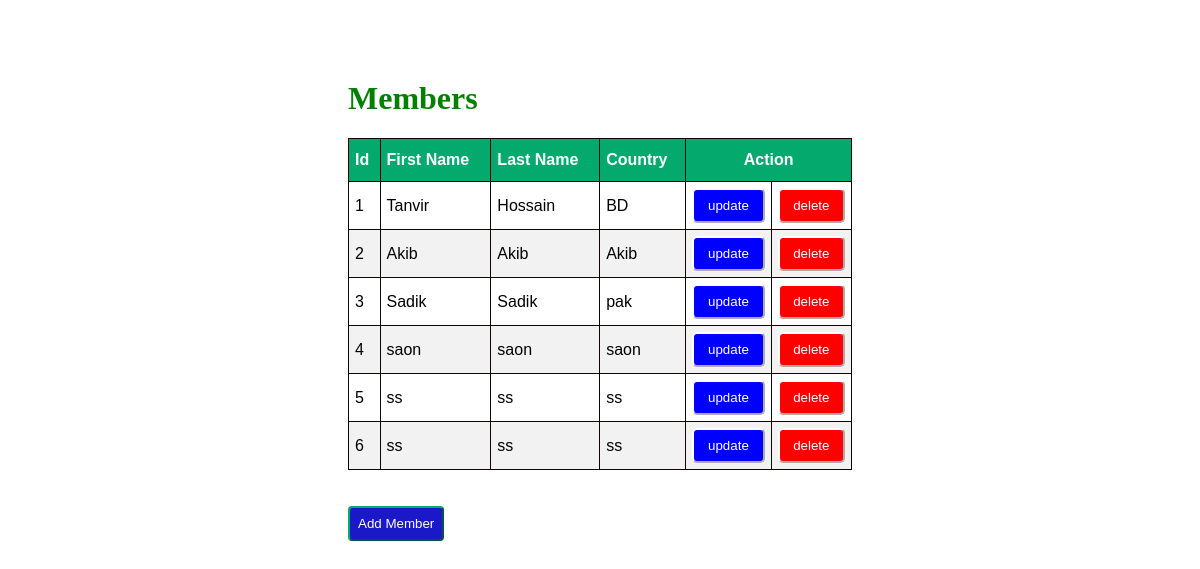
The page / on the database its author committed.
### newapp/models.py (models this page shows)
class Member(models.Model):
    firstname=models.CharField(max_length=100)
    lastname=models.CharField(max_length=100)
    country=models.CharField(max_length=100)

### newapp/views.py (the view)
# urls.py: path('', views.index,name="index"),
def index(request):
    mem=Member.objects.all()
    return render(request,'index.html',{'mem':mem})

### newapp/templates/index.html (shortened to what this page needs)
<!DOCTYPE html>
<html lang="en">
<head>
</head>
{% load static %}
<link rel="stylesheet" href="{% static 'style.css' %}">
<body>
    <div class="container">
        <h1>Members</h1>
        <table id="customers" border="1">
            <thead>
                <th>Id</th>
                <th>First Name</th>
                <th>Last Name</th>
                <th>Country</th>
                <th colspan="2" id="mid">Action</th>
            </thead>
            {% for x in mem%}
            <tr>
                <td>{{x.id}}</td>
                <td>{{x.firstname}}</td>
                <td>{{x.lastname}}</td>
                <td>{{x.country}}</td>
                <td>
                   <a href=""><button id="up">update</button></a>
                </td>
                <td>
                    <a href=""><button id="del">delete</button></a>
                 </td>
                 {% endfor %}
            </tr>
        </table>
        <br><br>
        <a href="{% url 'add' %}"><button id="new3">Add Member</button></a>
    </div>
</body>
</html>

### newapp/static/style.css (style rules this page uses)
.container { margin: 80px 240px 60px 240px; padding: 0px 100px 100px 100px; }
#customers { font-family: Arial, Helvetica, sans-serif; border-collapse: collapse; width: 100%; }
#customers td, #customers th { border: 1px solid rgb(17, 4, 4); padding: 6px; }
#customers tr:nth-child(even) { background-color: #f2f2f2; }
#customers th { padding-top: 12px; padding-bottom: 12px; text-align: left; background-color: #04AA6D; color: white; }
#customers #mid { text-align: center; }
#customers #up { background-color: blue; border-color: white; border-radius: 5px; padding: 8px; color: white; }
#customers #del { background-color: red; border-color: white; border-radius: 5px; padding: 8px; color: white; }
#customers button { width: 100%; }
h1 { color: green; }
.container #new3 { padding: 8px; background-color: rgb(27, 24, 199); color: white; border-radius: 4px; border-color: #04AA6D; }

### rows shown on the page
Member: id "1", firstname "Tanvir", lastname "Hossain", country "BD"
Member: id "2", firstname "Akib", lastname "Akib", country "Akib"
Member: id "3", firstname "Sadik", lastname "Sadik", country "pak"
Member: id "4", firstname "saon", lastname "saon", country "saon"
Member: id "5", firstname "ss", lastname "ss", country "ss"
Member: id "6", firstname "ss", lastname "ss", country "ss"
